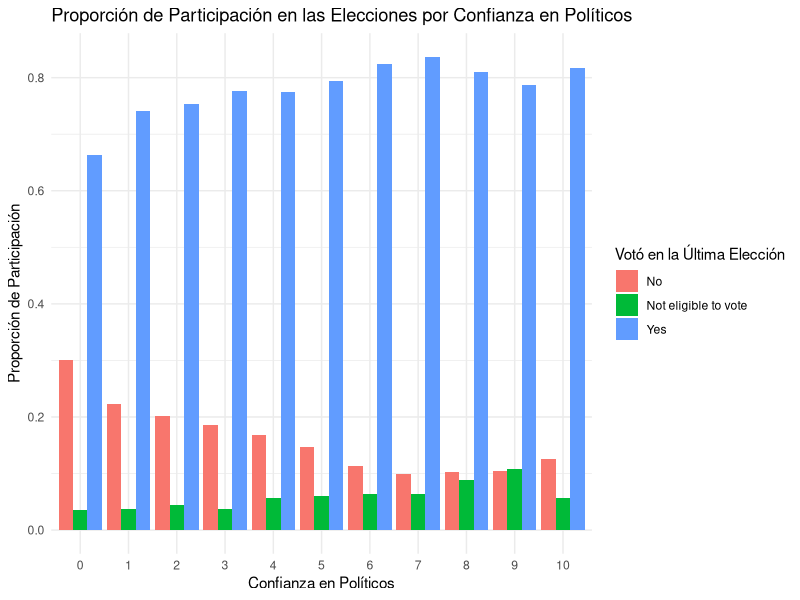
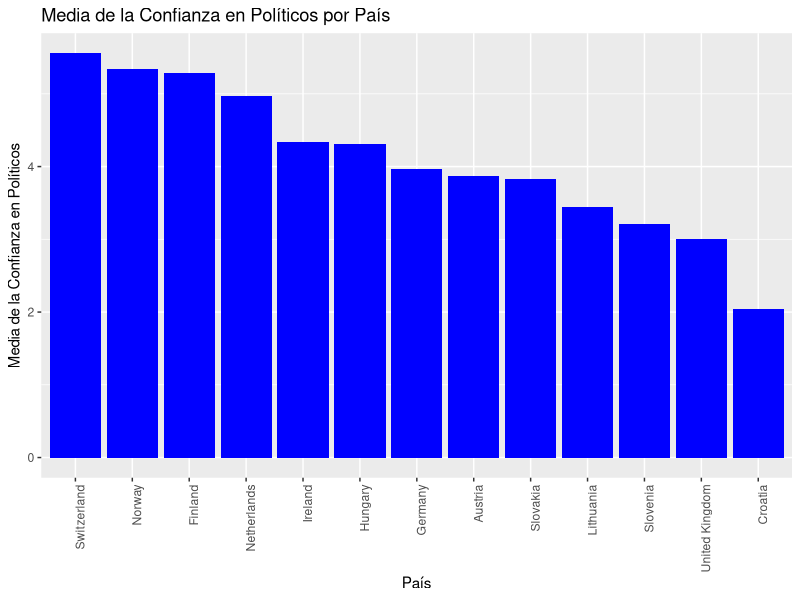
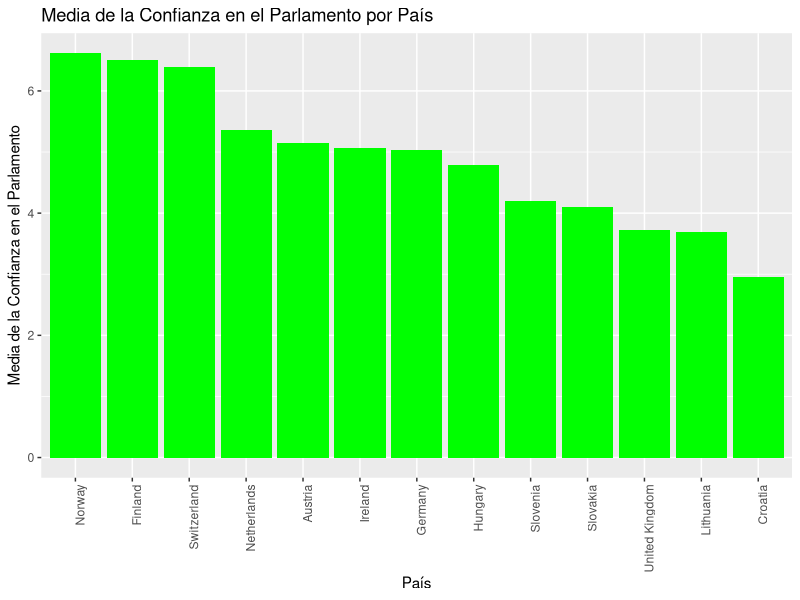
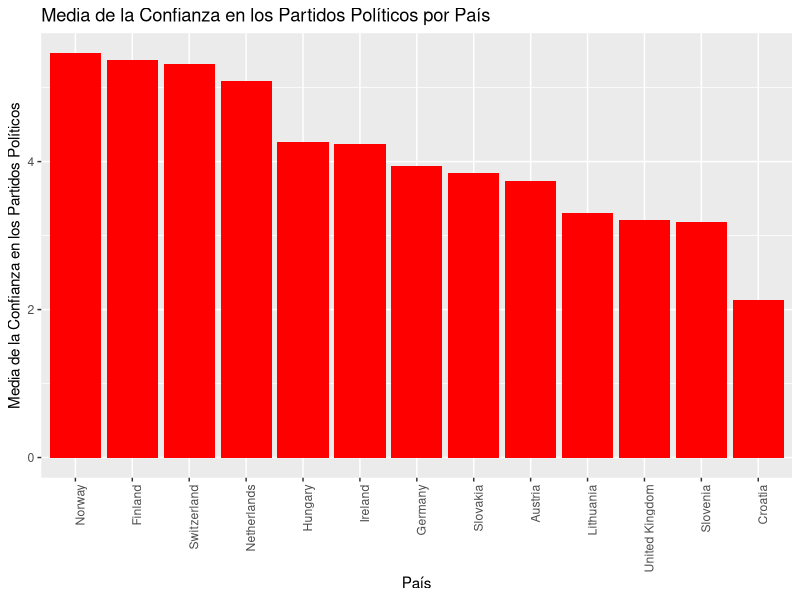

Source code (R) for these figures, in order:
## ---- chunk 1
knitr::opts_chunk$set (echo = FALSE, warning = FALSE, message = FALSE, fig.width=8, fig.height=8)
## ---- chunk 2

library(tidyverse)
library(knitr)
library(kableExtra)
library(ggplot2)
library(dplyr)
## ---- chunk 3

setwd("C:/Users/Dell/Documents/M8-Reto2/Datos")

data <- read.csv("bd_depurada.csv")

## ---- chunk 4
# Instalar paquetes necesarios si no están instalados
if (!require("ggplot2")) install.packages("ggplot2")
if (!require("dplyr")) install.packages("dplyr")

# Cargar librerías
library(ggplot2)
library(dplyr)

# Establecer el directorio de trabajo
setwd("C:/Users/Dell/Documents/M8-Reto2/Datos")

# Cargar datos
data <- read.csv("bd_depurada.csv")

# Convertir la variable de participación en un factor
data$Votó_en_la_última_elección_nacional <- as.factor(data$Votó_en_la_última_elección_nacional)

# Calcular la proporción de votantes por nivel de confianza en políticos
proporcion_voto <- data %>%
  group_by(Confianza_politicos, Votó_en_la_última_elección_nacional) %>%
  summarize(count = n()) %>%
  mutate(proporcion = count / sum(count))

# Crear el gráfico de barras
grafico_barras <- ggplot(proporcion_voto, aes(x = as.factor(Confianza_politicos), y = proporcion, fill = Votó_en_la_última_elección_nacional)) +
  geom_bar(stat = "identity", position = "dodge") +
  labs(title = "Proporción de Participación en las Elecciones por Confianza en Políticos",
       x = "Confianza en Políticos",
       y = "Proporción de Participación",
       fill = "Votó en la Última Elección") +
  theme_minimal()

# Mostrar el gráfico de barras
print(grafico_barras)


## ---- chunk 5

# Preparar tabla resumen por país
summary_table <- data %>%
  group_by(País) %>%
  summarize(
    Media_Confianza_Politicos = mean(Confianza_politicos, na.rm = TRUE),
    SD_Confianza_Politicos = sd(Confianza_politicos, na.rm = TRUE),
    Media_Confianza_Parlamento = mean(Confianza_parlamento, na.rm = TRUE),
    SD_Confianza_Parlamento = sd(Confianza_parlamento, na.rm = TRUE),
    Media_Confianza_Partidos_Politicos = mean(Confianza_partidos_politicos, na.rm = TRUE),
    SD_Confianza_Partidos_Politicos = sd(Confianza_partidos_politicos, na.rm = TRUE)
  )

# Imprimir la tabla resumen
summary_table %>%
  kable() %>%
  kable_styling(bootstrap_options = c("striped", "hover", "condensed", "responsive"))

## ---- chunk 6
ggplot(summary_table, aes(x = reorder(País, -Media_Confianza_Politicos), y = Media_Confianza_Politicos)) +
  geom_bar(stat = "identity", fill = "blue") +
  labs(title = "Media de la Confianza en Políticos por País", x = "País", y = "Media de la Confianza en Políticos") +
  theme(axis.text.x = element_text(angle = 90, hjust = 1))

## ---- chunk 7
ggplot(summary_table, aes(x = reorder(País, -Media_Confianza_Parlamento), y = Media_Confianza_Parlamento)) +
  geom_bar(stat = "identity", fill = "green") +
  labs(title = "Media de la Confianza en el Parlamento por País", x = "País", y = "Media de la Confianza en el Parlamento") +
  theme(axis.text.x = element_text(angle = 90, hjust = 1))

## ---- chunk 8
ggplot(summary_table, aes(x = reorder(País, -Media_Confianza_Partidos_Politicos), y = Media_Confianza_Partidos_Politicos)) +
  geom_bar(stat = "identity", fill = "red") +
  labs(title = "Media de la Confianza en los Partidos Políticos por País", x = "País", y = "Media de la Confianza en los Partidos Políticos") +
  theme(axis.text.x = element_text(angle = 90, hjust = 1))
